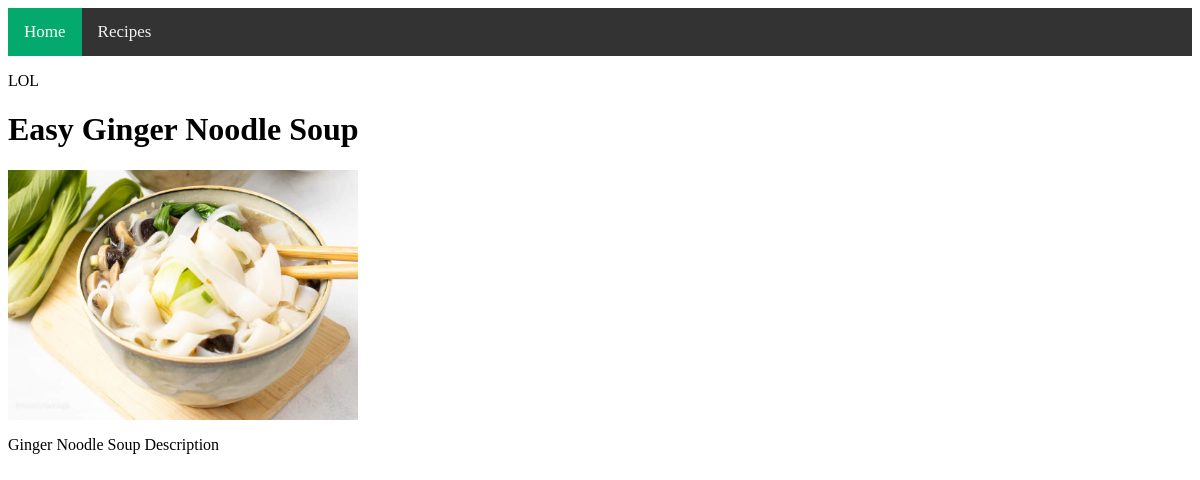
Page /recipe/1/ on the committed database.
### main/models.py (models this page shows, shortened)
class Recipe(models.Model):
    name = models.CharField(max_length=300)
    desc = models.CharField(max_length=1000)
    recipe_image = models.ImageField(null=True, blank=True)

### main/views.py (the view)
# urls.py: path('recipe/<str:pk>/', views.onerecipe_page, name='one_recipe'),
def onerecipe_page(request, pk):
    recipes = Recipe.objects.get(id=pk)
    context = {'recipes':recipes}
    return render(request, 'main/onerecipe.html', context)

### main/templates/main/onerecipe.html
{% extends 'main/base.html' %}
{% block content %}
    <p>LOL</p>
    <h1>{{ recipes.name }}</h1>
    <img src="{{ recipes.recipe_image.url }}" width="350px" height="250px">
    <p>{{ recipes.desc }}</p>
{% endblock %}

### rows in the picture
Recipe: name "Easy Ginger Noodle Soup", recipe_image (picture), desc "Ginger Noodle Soup Description"
